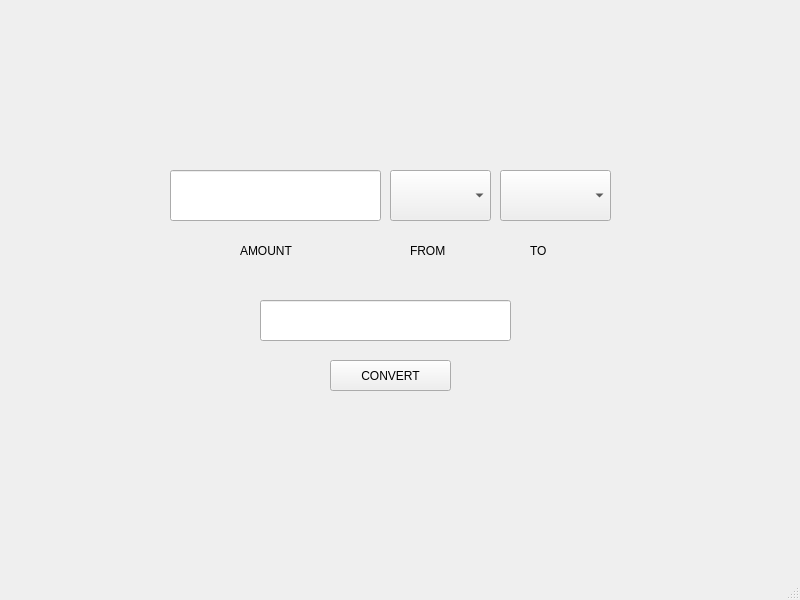
<?xml version="1.0" encoding="UTF-8"?>
<ui version="4.0">
 <class>MainWindowx</class>
 <widget class="QMainWindow" name="MainWindowx">
  <property name="geometry">
   <rect>
    <x>0</x>
    <y>0</y>
    <width>800</width>
    <height>600</height>
   </rect>
  </property>
  <property name="windowTitle">
   <string>MainWindowx</string>
  </property>
  <widget class="QWidget" name="centralwidget">
   <widget class="QComboBox" name="base_code">
    <property name="geometry">
     <rect>
      <x>390</x>
      <y>170</y>
      <width>101</width>
      <height>51</height>
     </rect>
    </property>
    <property name="editable">
     <bool>false</bool>
    </property>
   </widget>
   <widget class="QComboBox" name="target_code">
    <property name="geometry">
     <rect>
      <x>500</x>
      <y>170</y>
      <width>111</width>
      <height>51</height>
     </rect>
    </property>
   </widget>
   <widget class="QLineEdit" name="base_amount">
    <property name="geometry">
     <rect>
      <x>170</x>
      <y>170</y>
      <width>211</width>
      <height>51</height>
     </rect>
    </property>
    <property name="alignment">
     <set>Qt::AlignCenter</set>
    </property>
   </widget>
   <widget class="QLabel" name="label">
    <property name="geometry">
     <rect>
      <x>240</x>
      <y>240</y>
      <width>131</width>
      <height>21</height>
     </rect>
    </property>
    <property name="text">
     <string>AMOUNT</string>
    </property>
   </widget>
   <widget class="QLabel" name="label_2">
    <property name="geometry">
     <rect>
      <x>410</x>
      <y>240</y>
      <width>61</width>
      <height>21</height>
     </rect>
    </property>
    <property name="text">
     <string>FROM</string>
    </property>
   </widget>
   <widget class="QLabel" name="label_3">
    <property name="geometry">
     <rect>
      <x>530</x>
      <y>240</y>
      <width>61</width>
      <height>21</height>
     </rect>
    </property>
    <property name="text">
     <string>TO</string>
    </property>
   </widget>
   <widget class="QPushButton" name="pushButton">
    <property name="geometry">
     <rect>
      <x>330</x>
      <y>360</y>
      <width>121</width>
      <height>31</height>
     </rect>
    </property>
    <property name="text">
     <string>CONVERT</string>
    </property>
   </widget>
   <widget class="QLineEdit" name="lineEdit">
    <property name="geometry">
     <rect>
      <x>260</x>
      <y>300</y>
      <width>251</width>
      <height>41</height>
     </rect>
    </property>
   </widget>
  </widget>
  <widget class="QStatusBar" name="statusbar"/>
 </widget>
 <resources/>
 <connections/>
</ui>
